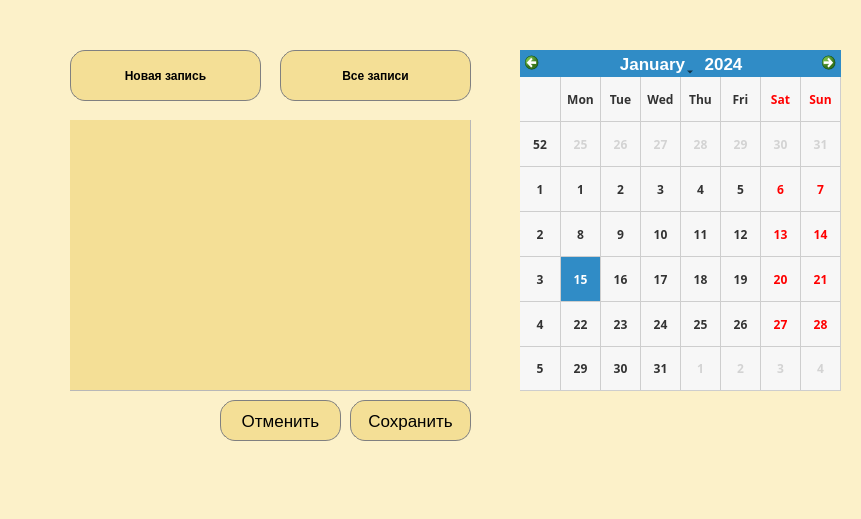
<?xml version="1.0" encoding="UTF-8"?>
<ui version="4.0">
 <class>MainWindow</class>
 <widget class="QMainWindow" name="MainWindow">
  <property name="geometry">
   <rect>
    <x>0</x>
    <y>0</y>
    <width>861</width>
    <height>519</height>
   </rect>
  </property>
  <property name="font">
   <font>
    <pointsize>13</pointsize>
   </font>
  </property>
  <property name="windowTitle">
   <string>Ежедневник</string>
  </property>
  <widget class="QWidget" name="centralwidget">
   <property name="styleSheet">
    <string notr="true">#centralwidget {
background-color: #FCF1C9;
}</string>
   </property>
   <widget class="QPushButton" name="pushButton">
    <property name="geometry">
     <rect>
      <x>70</x>
      <y>50</y>
      <width>191</width>
      <height>51</height>
     </rect>
    </property>
    <property name="font">
     <font>
      <weight>75</weight>
      <bold>true</bold>
     </font>
    </property>
    <property name="mouseTracking">
     <bool>false</bool>
    </property>
    <property name="styleSheet">
     <string notr="true">#pushButton {
background-color: #F4DF96;
border-radius:15%;
border: 1px solid gray;
}</string>
    </property>
    <property name="text">
     <string>Новая запись</string>
    </property>
   </widget>
   <widget class="QPushButton" name="pushButton_2">
    <property name="geometry">
     <rect>
      <x>280</x>
      <y>50</y>
      <width>191</width>
      <height>51</height>
     </rect>
    </property>
    <property name="font">
     <font>
      <weight>75</weight>
      <bold>true</bold>
     </font>
    </property>
    <property name="mouseTracking">
     <bool>false</bool>
    </property>
    <property name="styleSheet">
     <string notr="true">#pushButton_2 {
background-color: #F4DF96;
border-radius:15%;
border: 1px solid gray;
}</string>
    </property>
    <property name="text">
     <string>Все записи</string>
    </property>
   </widget>
   <widget class="QCalendarWidget" name="calendarWidget">
    <property name="geometry">
     <rect>
      <x>520</x>
      <y>50</y>
      <width>321</width>
      <height>341</height>
     </rect>
    </property>
    <property name="focusPolicy">
     <enum>Qt::StrongFocus</enum>
    </property>
    <property name="toolTip">
     <string/>
    </property>
    <property name="statusTip">
     <string/>
    </property>
    <property name="autoFillBackground">
     <bool>true</bool>
    </property>
    <property name="styleSheet">
     <string notr="true">QCalendarWidget QAbstractItemView{
  font-size:12px;
  font-family:Microsoft YaHei;
  font-weight:500;
  outline:0px;
}
QCalendarWidget QAbstractItemView:disabled{
  color:#D3D3D3;
}
QCalendarWidget QAbstractItemView:enabled{
  color:#333333;
}
QCalendarView#qt_calendar_calendarview {
  background-color:  #F7F7F7;
}</string>
    </property>
    <property name="gridVisible">
     <bool>true</bool>
    </property>
   </widget>
   <widget class="QFrame" name="frame">
    <property name="geometry">
     <rect>
      <x>70</x>
      <y>120</y>
      <width>401</width>
      <height>271</height>
     </rect>
    </property>
    <property name="frameShape">
     <enum>QFrame::StyledPanel</enum>
    </property>
    <property name="frameShadow">
     <enum>QFrame::Raised</enum>
    </property>
    <widget class="QScrollArea" name="scrollArea">
     <property name="geometry">
      <rect>
       <x>-1</x>
       <y>59</y>
       <width>401</width>
       <height>211</height>
      </rect>
     </property>
     <property name="styleSheet">
      <string notr="true">#scrollArea{
border: none;
}</string>
     </property>
     <property name="widgetResizable">
      <bool>true</bool>
     </property>
     <widget class="QWidget" name="scrollAreaWidgetContents">
      <property name="geometry">
       <rect>
        <x>0</x>
        <y>0</y>
        <width>401</width>
        <height>211</height>
       </rect>
      </property>
      <property name="styleSheet">
       <string notr="true">#scrollAreaWidgetContents {
border: none;
}</string>
      </property>
      <widget class="QPlainTextEdit" name="plainTextEdit">
       <property name="geometry">
        <rect>
         <x>0</x>
         <y>0</y>
         <width>401</width>
         <height>211</height>
        </rect>
       </property>
       <property name="styleSheet">
        <string notr="true">#plainTextEdit{
background-color: #F4DF96;
border: none;
}</string>
       </property>
      </widget>
     </widget>
    </widget>
    <widget class="QFrame" name="frame_2">
     <property name="geometry">
      <rect>
       <x>-1</x>
       <y>-1</y>
       <width>401</width>
       <height>31</height>
      </rect>
     </property>
     <property name="styleSheet">
      <string notr="true">#frame_2 {
border: 1px solid gray;
}</string>
     </property>
     <property name="frameShape">
      <enum>QFrame::StyledPanel</enum>
     </property>
     <property name="frameShadow">
      <enum>QFrame::Raised</enum>
     </property>
     <widget class="QWidget" name="layoutWidget">
      <property name="geometry">
       <rect>
        <x>0</x>
        <y>0</y>
        <width>401</width>
        <height>79</height>
       </rect>
      </property>
      <layout class="QHBoxLayout" name="horizontalLayout">
       <property name="spacing">
        <number>0</number>
       </property>
       <item>
        <widget class="QLabel" name="label">
         <property name="minimumSize">
          <size>
           <width>45</width>
           <height>0</height>
          </size>
         </property>
         <property name="toolTipDuration">
          <number>0</number>
         </property>
         <property name="layoutDirection">
          <enum>Qt::RightToLeft</enum>
         </property>
         <property name="styleSheet">
          <string notr="true">#label {
background-color: #F4DF96;
border-bottom-color: #ffffff;
}</string>
         </property>
         <property name="text">
          <string>Тема:</string>
         </property>
         <property name="alignment">
          <set>Qt::AlignRight|Qt::AlignTrailing|Qt::AlignVCenter</set>
         </property>
         <property name="indent">
          <number>0</number>
         </property>
        </widget>
       </item>
       <item>
        <widget class="QTextBrowser" name="textBrowser_2">
         <property name="styleSheet">
          <string notr="true">#textBrowser_2 {
background-color: #F4DF96;
border: none;
}</string>
         </property>
        </widget>
       </item>
      </layout>
     </widget>
    </widget>
    <widget class="QFrame" name="frame_3">
     <property name="geometry">
      <rect>
       <x>-1</x>
       <y>29</y>
       <width>401</width>
       <height>31</height>
      </rect>
     </property>
     <property name="styleSheet">
      <string notr="true">#frame_3 {
border: 1px solid gray;
}</string>
     </property>
     <property name="frameShape">
      <enum>QFrame::StyledPanel</enum>
     </property>
     <property name="frameShadow">
      <enum>QFrame::Raised</enum>
     </property>
     <widget class="QWidget" name="layoutWidget">
      <property name="geometry">
       <rect>
        <x>0</x>
        <y>0</y>
        <width>401</width>
        <height>79</height>
       </rect>
      </property>
      <layout class="QHBoxLayout" name="horizontalLayout_2">
       <property name="spacing">
        <number>0</number>
       </property>
       <item>
        <widget class="QLabel" name="label_2">
         <property name="minimumSize">
          <size>
           <width>45</width>
           <height>0</height>
          </size>
         </property>
         <property name="layoutDirection">
          <enum>Qt::RightToLeft</enum>
         </property>
         <property name="styleSheet">
          <string notr="true">#label_2 {
background-color: #F4DF96;
}</string>
         </property>
         <property name="text">
          <string>Дата:</string>
         </property>
         <property name="alignment">
          <set>Qt::AlignRight|Qt::AlignTrailing|Qt::AlignVCenter</set>
         </property>
        </widget>
       </item>
       <item>
        <widget class="QTextBrowser" name="textBrowser">
         <property name="toolTipDuration">
          <number>0</number>
         </property>
         <property name="styleSheet">
          <string notr="true">#textBrowser {
background-color: #F4DF96;
border: none;
}</string>
         </property>
        </widget>
       </item>
      </layout>
     </widget>
    </widget>
   </widget>
   <widget class="QPushButton" name="pushButton_3">
    <property name="geometry">
     <rect>
      <x>350</x>
      <y>400</y>
      <width>121</width>
      <height>41</height>
     </rect>
    </property>
    <property name="styleSheet">
     <string notr="true">#pushButton_3 {
background-color: #F4DF96;
border-radius:15%;
border: 1px solid gray;
}</string>
    </property>
    <property name="text">
     <string>Сохранить</string>
    </property>
   </widget>
   <widget class="QPushButton" name="pushButton_4">
    <property name="geometry">
     <rect>
      <x>220</x>
      <y>400</y>
      <width>121</width>
      <height>41</height>
     </rect>
    </property>
    <property name="styleSheet">
     <string notr="true">#pushButton_4 {
background-color: #F4DF96;
border-radius:15%;
border: 1px solid gray;
}</string>
    </property>
    <property name="text">
     <string>Отменить</string>
    </property>
   </widget>
  </widget>
 </widget>
 <resources/>
 <connections/>
</ui>
